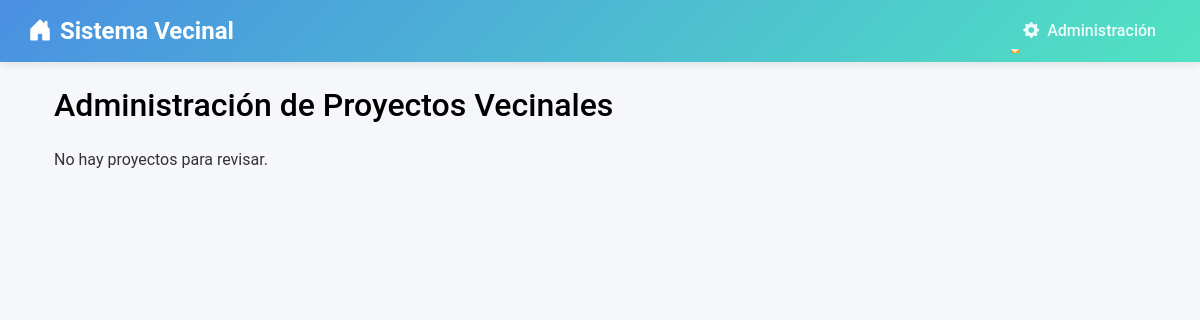
The page /administracion/proyectos/ (signed in) on the database as committed earlier.
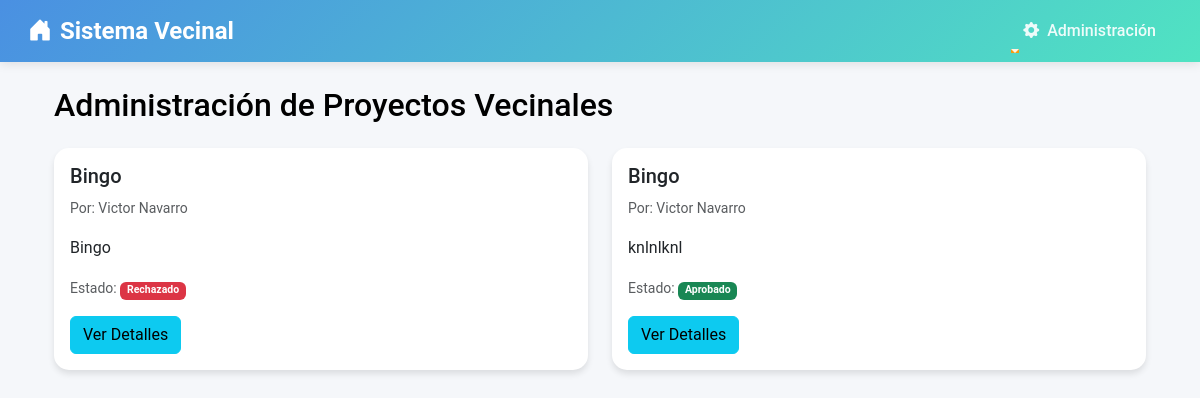
The same page on the database as committed later.
### junta_vecinos/models.py (models this page shows, shortened)
class ProyectoVecinal(models.Model):
    ESTADO_CHOICES = [
        ('pendiente', 'Pendiente'),
        ('aprobado', 'Aprobado'),
        ('rechazado', 'Rechazado'),
    ]
    vecino = models.ForeignKey(Vecino, on_delete=models.CASCADE)
    propuesta = models.CharField(max_length=255)  # Cambiado de titulo a propuesta
    descripcion = models.TextField()
    fecha_postulacion = models.DateField(auto_now_add=True)
    estado = models.CharField(max_length=10, choices=ESTADO_CHOICES, default='pendiente')
    evidencia = models.ImageField(upload_to='evidencias/', blank=True, null=True)  # Campo evidencia
    razon_rechazo = models.TextField(null=True, blank=True)

class Vecino(models.Model):
    COMUNA_CHOICES = [
        ('ÑUÑOA', 'Ñuñoa'),
        ('PUENTE_ALTO', 'Puente Alto'),
        ('LA_FLORIDA', 'La Florida'),
    ]
    user = models.OneToOneField(User, on_delete=models.CASCADE)
    nombres = models.CharField(max_length=255)
    apellidos = models.CharField(max_length=255)
    direccion = models.CharField(max_length=255)
    telefono = models.CharField(max_length=15)
    fecha_nacimiento = models.DateField()
    rut = models.CharField(max_length=12, unique=True)
    comuna = models.CharField(max_length=20, choices=COMUNA_CHOICES, default='ÑUÑOA')
    administrador = models.ForeignKey(AdministradorComuna, on_delete=models.SET_NULL, null=True, related_name='vecinos')

### junta_vecinos/views.py (the view)
# urls.py: path('administracion/proyectos/', views.admin_proyectos, name='admin_proyectos'),
@login_required
def admin_proyectos(request):
    if not hasattr(request.user, 'administradorcomuna'):
        messages.error(request, "No tienes permiso para acceder a esta página.")
        return redirect('index')
    admin = request.user.administradorcomuna
    proyectos = ProyectoVecinal.objects.filter(vecino__comuna=admin.comuna)
    return render(request, 'junta_vecinos/admin_proyectos.html', {'proyectos': proyectos})

### junta_vecinos/templates/junta_vecinos/admin_proyectos.html (shortened to what this page needs)
{% extends 'junta_vecinos/base.html' %}
{% block content %}
<div class="container mt-4">
    <h2>Administración de Proyectos Vecinales</h2>
    <div class="row mt-4">
        {% for proyecto in proyectos %}
        <div class="col-md-6 mb-4">
            <div class="card">
                <div class="card-body">
                    <h5 class="card-title">{{ proyecto.propuesta }}</h5>
                    <p class="card-text">
                        <small class="text-muted">Por: {{ proyecto.vecino.nombres }} {{ proyecto.vecino.apellidos }}</small>
                    </p>
                    <p class="card-text">{{ proyecto.descripcion|truncatewords:30 }}</p>
                    <p class="card-text">
                        <small class="text-muted">Estado:
                            <span class="badge {% if proyecto.estado == 'aprobado' %}bg-success
                                             {% elif proyecto.estado == 'rechazado' %}bg-danger
                                             {% else %}bg-warning{% endif %}">
                                {{ proyecto.get_estado_display }}
                            </span>
                        </small>
                    </p>
                    <div class="btn-group">
                        <a href="{% url 'detalle_proyecto' proyecto.id %}" class="btn btn-info">Ver Detalles</a>
                    </div>
                </div>
            </div>
        </div>
        {% empty %}
        <div class="col-12">
            <p>No hay proyectos para revisar.</p>
        </div>
        {% endfor %}
    </div>
</div>
{% endblock %}

Rows that differ between the two databases and show on the page:
added ProyectoVecinal: propuesta "Bingo", vecino.nombres "Victor", vecino.apellidos "Navarro", descripcion "Bingo", estado "Rechazado"
added ProyectoVecinal: propuesta "Bingo", vecino.nombres "Victor", vecino.apellidos "Navarro", descripcion "knlnlknl", estado "Aprobado"
Other text that changed with them:
text no longer shown: "No hay proyectos para revisar."
